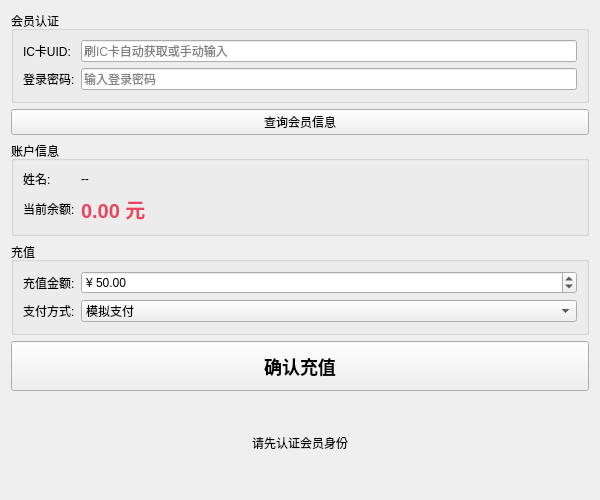
<?xml version="1.0" encoding="UTF-8"?>
<ui version="4.0">
 <class>RechargeWidget</class>
 <widget class="QWidget" name="RechargeWidget">
  <property name="geometry">
   <rect>
    <x>0</x>
    <y>0</y>
    <width>600</width>
    <height>500</height>
   </rect>
  </property>
  <property name="windowTitle">
   <string>余额充值</string>
  </property>
  <layout class="QVBoxLayout" name="verticalLayout">
   <item>
    <widget class="QGroupBox" name="groupBox_auth">
     <property name="title">
      <string>会员认证</string>
     </property>
     <layout class="QFormLayout" name="formLayout_auth">
      <item row="0" column="0">
       <widget class="QLabel" name="label_uid">
        <property name="text">
         <string>IC卡UID:</string>
        </property>
       </widget>
      </item>
      <item row="0" column="1">
       <widget class="QLineEdit" name="lineEdit_uid">
        <property name="placeholderText">
         <string>刷IC卡自动获取或手动输入</string>
        </property>
       </widget>
      </item>
      <item row="1" column="0">
       <widget class="QLabel" name="label_password">
        <property name="text">
         <string>登录密码:</string>
        </property>
       </widget>
      </item>
      <item row="1" column="1">
       <widget class="QLineEdit" name="lineEdit_password">
        <property name="echoMode">
         <enum>QLineEdit::Password</enum>
        </property>
        <property name="placeholderText">
         <string>输入登录密码</string>
        </property>
       </widget>
      </item>
     </layout>
    </widget>
   </item>
   <item>
    <widget class="QPushButton" name="btn_query_member">
     <property name="text">
      <string>查询会员信息</string>
     </property>
    </widget>
   </item>
   <item>
    <widget class="QGroupBox" name="groupBox_info">
     <property name="title">
      <string>账户信息</string>
     </property>
     <layout class="QFormLayout" name="formLayout_info">
      <item row="0" column="0">
       <widget class="QLabel" name="label_name_title">
        <property name="text">
         <string>姓名:</string>
        </property>
       </widget>
      </item>
      <item row="0" column="1">
       <widget class="QLabel" name="label_name">
        <property name="text">
         <string>--</string>
        </property>
       </widget>
      </item>
      <item row="1" column="0">
       <widget class="QLabel" name="label_balance_title">
        <property name="text">
         <string>当前余额:</string>
        </property>
       </widget>
      </item>
      <item row="1" column="1">
       <widget class="QLabel" name="label_balance">
        <property name="text">
         <string>0.00 元</string>
        </property>
        <property name="styleSheet">
         <string>font-size: 20px; font-weight: bold; color: #e94560;</string>
        </property>
       </widget>
      </item>
     </layout>
    </widget>
   </item>
   <item>
    <widget class="QGroupBox" name="groupBox_recharge">
     <property name="title">
      <string>充值</string>
     </property>
     <layout class="QFormLayout" name="formLayout_recharge">
      <item row="0" column="0">
       <widget class="QLabel" name="label_amount">
        <property name="text">
         <string>充值金额:</string>
        </property>
       </widget>
      </item>
      <item row="0" column="1">
       <widget class="QDoubleSpinBox" name="doubleSpinBox_amount">
        <property name="minimum">
         <double>0.01</double>
        </property>
        <property name="maximum">
         <double>9999.99</double>
        </property>
        <property name="value">
         <double>50.00</double>
        </property>
        <property name="prefix">
         <string>¥ </string>
        </property>
       </widget>
      </item>
      <item row="1" column="0">
       <widget class="QLabel" name="label_pay_method">
        <property name="text">
         <string>支付方式:</string>
        </property>
       </widget>
      </item>
      <item row="1" column="1">
       <widget class="QComboBox" name="comboBox_pay_method">
        <item>
         <property name="text">
          <string>模拟支付</string>
         </property>
        </item>
        <item>
         <property name="text">
          <string>支付宝（待接入）</string>
         </property>
        </item>
        <item>
         <property name="text">
          <string>微信支付（待接入）</string>
         </property>
        </item>
       </widget>
      </item>
     </layout>
    </widget>
   </item>
   <item>
    <widget class="QPushButton" name="btn_recharge">
     <property name="text">
      <string>确认充值</string>
     </property>
     <property name="minimumSize">
      <size>
       <width>0</width>
       <height>50</height>
      </size>
     </property>
     <property name="styleSheet">
      <string>font-size: 18px; font-weight: bold;</string>
     </property>
    </widget>
   </item>
   <item>
    <widget class="QLabel" name="label_status">
     <property name="text">
      <string>请先认证会员身份</string>
     </property>
     <property name="alignment">
      <set>Qt::AlignCenter</set>
     </property>
    </widget>
   </item>
  </layout>
 </widget>
 <resources/>
 <connections/>
</ui>
